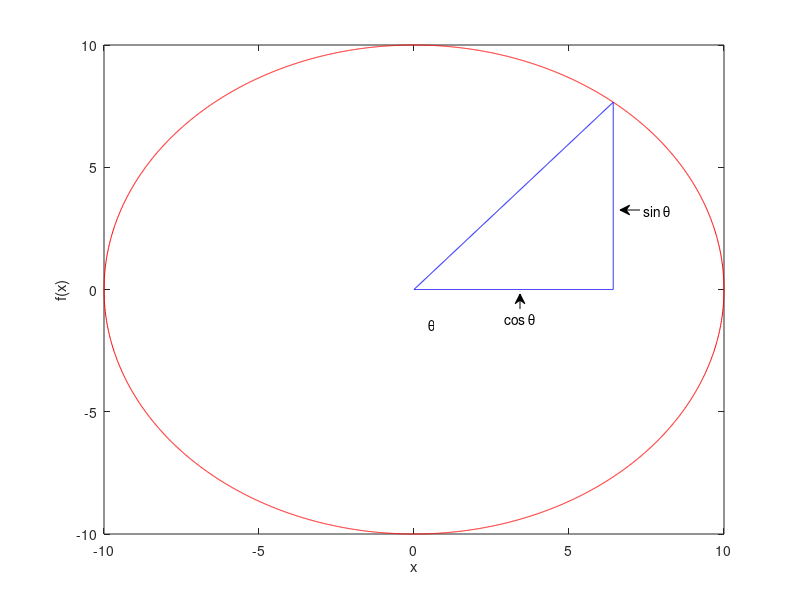

Write the MATLAB code that produced this figure.
% ENGINEERING MATHEMATICS ASSIGNMENT 1 PROBLEM #2
% STUDENT ID: 2015320143, 2018320250
% This script plots a circle of radius 10 and a right-angle triangle with 
% an angle of 50 degrees.The code also annotates the angle theta and 
% cos & sin theta.

% code to clear all workspace, all figures and output window of Matlab
clear all
close all
clc

% create numbered figure variable named f2
f2 = figure(2);

% set position property to bottom-left corner
% set width 700 pixels and height 700 pixels 
set(f2, 'Units', 'pixels', 'Position', [0 0 700 700]);

% plot a circle of radius 10 using 2 suitable functions f(x): y1, y2
% y1 is upper half of circle
% y2 is lower half of circle
% circle is centered on (0, 0)
% x's interval is between -10 & 10
x = [-10:.01:10]; 
y1 = sqrt(100 - x.^2);
y2 = -sqrt(100 - x.^2);
t1 = [0:.01:10*cosd(50)];  %length of the base of triangle
y3 = tand(50)*t1;  %hypotenuse of triangle
y4 = 0 * t1; %the base of the triangle
y5 = [0:.01:10*sind(50)]; %range of height of triangle
t2 = 10*cosd(50) *(y5/y5); % the height of triangle
plot(x,y1,'r',x,y2,'r', t1,y3,'b',t1,y4,'b', t2*ones(size(y5)),y5,'b'); %plot circle in red and triangle in blue
xlabel('x'); ylabel('f(x)'); % adds x & y (f(x)) labels 



% code to show \theta
anon_theta = {[10.7/20 9/20 0.1 0.1], 'String','\theta', 'EdgeColor', 'none'};
annotation('textbox', anon_theta{:});


% code for annotation of cos(theta) and sin(theta)
anon_cos = {[13/20 13/20],  [9.7/20 10.2/20], 'String', 'cos \theta', 'LineWidth', 0.3, 'HeadWidth', 5, 'HeadLength', 5};
annotation('textarrow', anon_cos{:});

anon_sin = {[16/20 15.5/20],  [13/20 13/20], 'String', 'sin \theta', 'LineWidth', 0.3, 'HeadWidth', 5, 'HeadLength', 5};
annotation('textarrow', anon_sin{:});

%code to save figure into jpg file circle.jpg
%saves plot image as circle.jpg to current directory 
saveas(f2,'circle.jpg'); 
